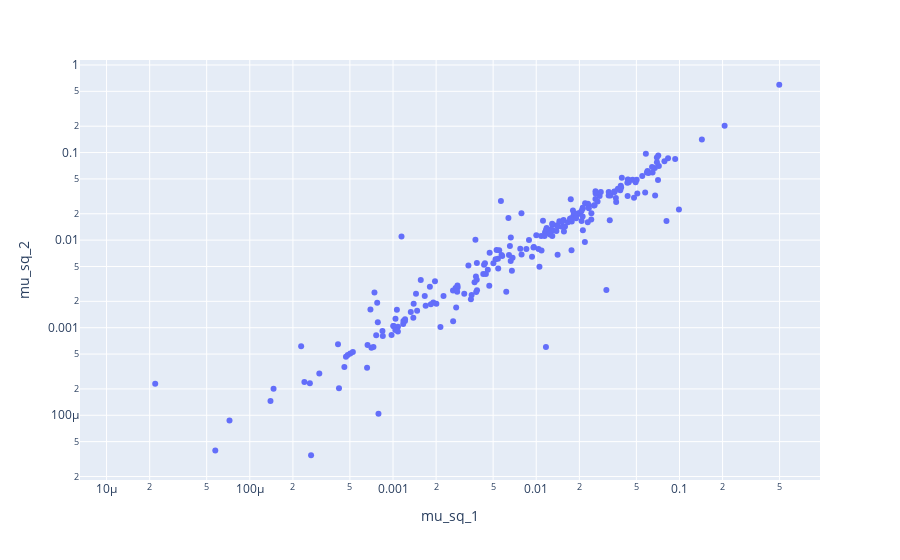

Notebook code cell kept with this figure:
### Code cell
fig = px.scatter(fp, x='mu_sq_1', y='mu_sq_2', log_x=True, log_y=True)
fig.show()

### Figure 1 — Plotly figure (JSON) as saved in the notebook; plotly's stock layout.template omitted (floating-point values rounded to 4 significant figures; data arrays with more than 128 entries replaced by an {"elided": "..."} marker saying what was removed)
{"data": [{"hovertemplate": "mu_sq_1=%{x}<br>mu_sq_2=%{y}<extra></extra>", "legendgroup": "", "marker": {"color": "#636efa", "symbol": "circle"}, "mode": "markers", "name": "", "orientation": "v", "showlegend": false, "type": "scatter", "x": {"elided": "802 float values"}, "xaxis": "x", "y": {"elided": "802 float values"}, "yaxis": "y"}], "layout": {"legend": {"tracegroupgap": 0}, "margin": {"t": 60}, "xaxis": {"anchor": "y", "domain": [0, 1], "title": {"text": "mu_sq_1"}, "type": "log"}, "yaxis": {"anchor": "x", "domain": [0, 1], "title": {"text": "mu_sq_2"}, "type": "log"}}}
